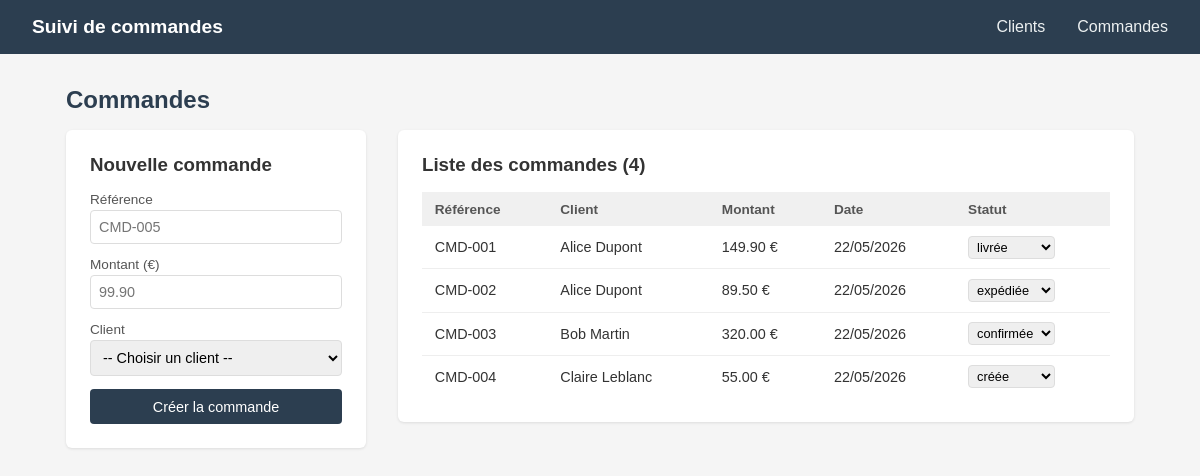
The app's page /commandes/, older data.
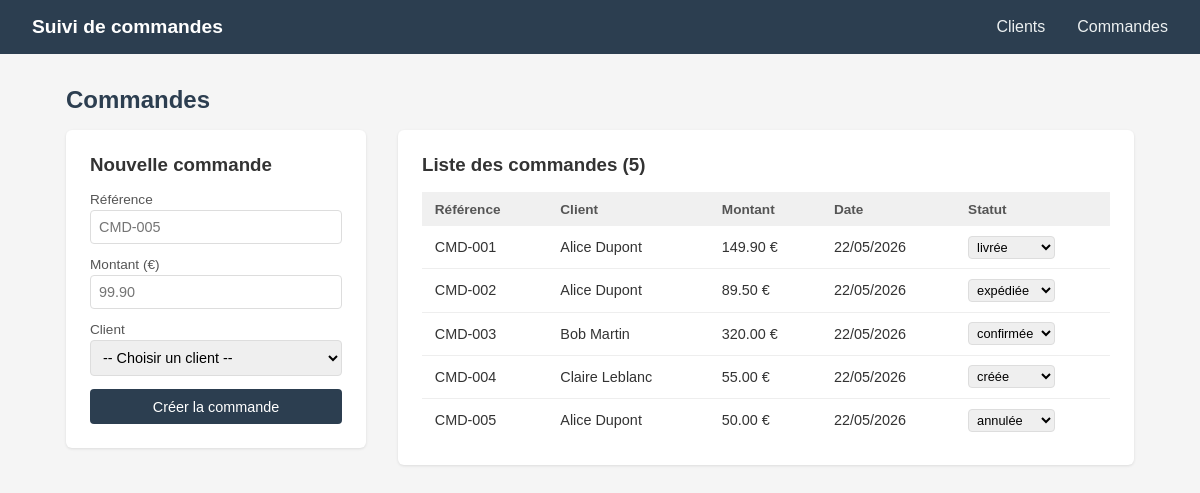
The same page, newer data.
### app/models/commande.py (models this page shows)
class Order(SQLModel, table=True):
    id: Optional[int] = Field(default=None, primary_key=True)
    reference: str
    created_at: datetime = Field(default_factory=datetime.now)
    total_amount: float
    status: OrderStatus = Field(default=OrderStatus.CREATED)
    client_id: int = Field(foreign_key="client.id", ondelete="CASCADE")
    client: Optional["Client"] = Relationship(back_populates="orders")

### app/models/client.py (models this page shows)
class Client(SQLModel, table=True):
    id: Optional[int] = Field(default=None, primary_key=True)
    name: str
    email: str
    phone: str
    address: str
    created_at: datetime = Field(default_factory=datetime.now)
    orders: List["Order"] = Relationship(back_populates="client")

### app/routes/commandes.py (the view)
@router.get("/", response_class=HTMLResponse)# Cet endpoint affiche la liste de toutes les commandes. On récupère également la liste des clients et des statuts pour pouvoir les afficher dans le template.
def list_orders(request: Request, session: Session = Depends(get_session)):
    orders = session.exec(select(Order).options(selectinload(Order.client))).all()
    clients = session.exec(select(Client)).all()
    return templates.TemplateResponse(
        request, "commandes/index.html",
        {"orders": orders, "clients": clients, "statuses": OrderStatus},
    )

### templates/commandes/index.html (shortened to what this page needs)
{% extends "base.html" %}
{% block content %}
<h2>Commandes</h2>
<div class="layout">
    <div class="form-card card">
        <h3 style="margin-bottom:1rem;">Nouvelle commande</h3>
        <form hx-post="/commandes/"
              hx-target="#order-list"
              hx-swap="outerHTML"
              hx-on::after-request="if(event.detail.successful) this.reset()">
            <label>Référence</label>
            <input type="text" name="reference" required placeholder="CMD-005">
            <label>Montant (€)</label>
            <input type="number" name="total_amount" required min="0.01" step="0.01" placeholder="99.90">
            <label>Client</label>
            <select name="client_id" required>
                <option value="">-- Choisir un client --</option>
            </select>
            <button type="submit">Créer la commande</button>
        </form>
    </div>
    {% include "commandes/_list.html" %}
</div>
{% endblock %}

### templates/commandes/_row.html
<tr id="order-{{ order.id }}">
    <td>{{ order.reference }}</td>
    <td>{{ order.client.name if order.client else "—" }}</td>
    <td>{{ "%.2f €"|format(order.total_amount) }}</td>
    <td>{{ order.created_at.strftime("%d/%m/%Y") }}</td>
    <td>
        <select class="statut"
                name="status"
                hx-patch="/commandes/{{ order.id }}/statut"
                hx-target="#order-{{ order.id }}"
                hx-swap="outerHTML"
                hx-trigger="change"
                hx-include="this">
            {% for s in statuses %}
            <option value="{{ s.value }}" {% if order.status == s %}selected{% endif %}>
                {{ s.value }}
            </option>
            {% endfor %}
        </select>
    </td>
</tr>

Row changes from the older to the newer data that the page shows:
added Order: reference "CMD-005", client "Alice Dupont", total_amount "50.00 €", created_at "22/05/2026", status "annulée"
Text that changed along with them:
{{ orders|length }}: "4" → "5"
